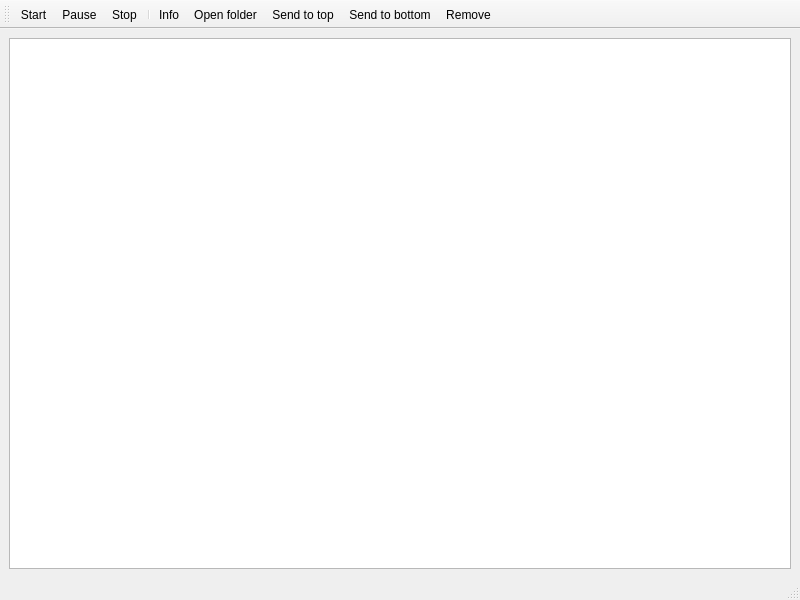
<?xml version="1.0" encoding="UTF-8"?>
<ui version="4.0">
 <class>QueueWindow</class>
 <widget class="QMainWindow" name="QueueWindow">
  <property name="geometry">
   <rect>
    <x>0</x>
    <y>0</y>
    <width>800</width>
    <height>600</height>
   </rect>
  </property>
  <property name="windowTitle">
   <string>MainWindow</string>
  </property>
  <widget class="QWidget" name="centralwidget">
   <layout class="QGridLayout" name="gridLayout">
    <item row="0" column="0">
     <widget class="QListWidget" name="list"/>
    </item>
   </layout>
  </widget>
  <widget class="QStatusBar" name="statusbar"/>
  <widget class="QToolBar" name="toolBar">
   <property name="windowTitle">
    <string>toolBar</string>
   </property>
   <attribute name="toolBarArea">
    <enum>TopToolBarArea</enum>
   </attribute>
   <attribute name="toolBarBreak">
    <bool>false</bool>
   </attribute>
   <addaction name="actionStart"/>
   <addaction name="actionPause"/>
   <addaction name="actionStop"/>
   <addaction name="separator"/>
   <addaction name="actionInfo"/>
   <addaction name="actionOpen_folder"/>
   <addaction name="actionSend_to_top"/>
   <addaction name="actionSend_to_bottom"/>
   <addaction name="actionRemove"/>
  </widget>
  <action name="actionStart">
   <property name="icon">
    <iconset resource="icons.qrc">
     <normaloff>:/icons/feather/play.svg</normaloff>:/icons/feather/play.svg</iconset>
   </property>
   <property name="text">
    <string>Start</string>
   </property>
  </action>
  <action name="actionPause">
   <property name="icon">
    <iconset resource="icons.qrc">
     <normaloff>:/icons/feather/pause.svg</normaloff>:/icons/feather/pause.svg</iconset>
   </property>
   <property name="text">
    <string>Pause</string>
   </property>
  </action>
  <action name="actionStop">
   <property name="icon">
    <iconset resource="icons.qrc">
     <normaloff>:/icons/feather/stop.svg</normaloff>:/icons/feather/stop.svg</iconset>
   </property>
   <property name="text">
    <string>Stop</string>
   </property>
  </action>
  <action name="actionSend_to_top">
   <property name="icon">
    <iconset resource="icons.qrc">
     <normaloff>:/icons/feather/chevrons-up.svg</normaloff>:/icons/feather/chevrons-up.svg</iconset>
   </property>
   <property name="text">
    <string>Send to top</string>
   </property>
  </action>
  <action name="actionSend_to_bottom">
   <property name="icon">
    <iconset resource="icons.qrc">
     <normaloff>:/icons/feather/chevrons-down.svg</normaloff>:/icons/feather/chevrons-down.svg</iconset>
   </property>
   <property name="text">
    <string>Send to bottom</string>
   </property>
  </action>
  <action name="actionRemove">
   <property name="icon">
    <iconset resource="icons.qrc">
     <normaloff>:/icons/feather/trash-2.svg</normaloff>:/icons/feather/trash-2.svg</iconset>
   </property>
   <property name="text">
    <string>Remove</string>
   </property>
  </action>
  <action name="actionOpen_folder">
   <property name="icon">
    <iconset resource="icons.qrc">
     <normaloff>:/icons/feather/folder.svg</normaloff>:/icons/feather/folder.svg</iconset>
   </property>
   <property name="text">
    <string>Open folder</string>
   </property>
  </action>
  <action name="actionInfo">
   <property name="icon">
    <iconset resource="icons.qrc">
     <normaloff>:/icons/feather/info.svg</normaloff>:/icons/feather/info.svg</iconset>
   </property>
   <property name="text">
    <string>Info</string>
   </property>
  </action>
 </widget>
 <resources>
  <include location="icons.qrc"/>
 </resources>
 <connections/>
</ui>
